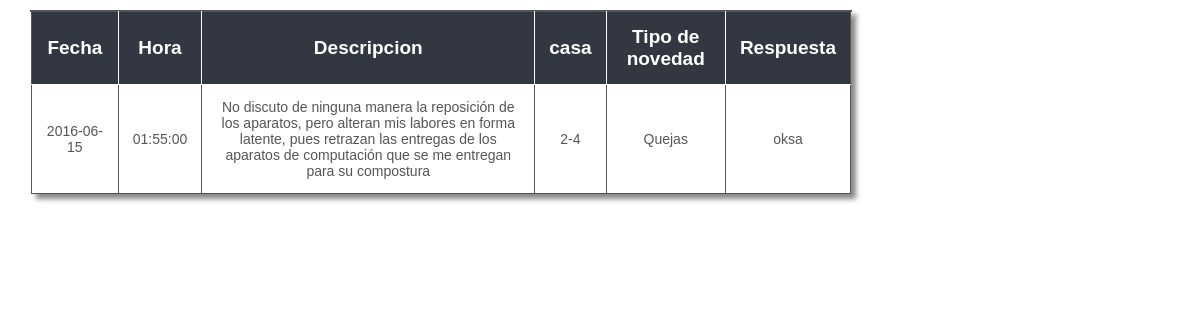
/consultas/consulta_novedades_usuarios.php (signed in), run on the app's committed database.
### tables this page shows
CREATE TABLE `novedades` (
  `id` int(11) NOT NULL,
  `fecha` date NOT NULL,
  `hora` time NOT NULL,
  `descripcion` varchar(200) NOT NULL,
  `id_casa` varchar(5) NOT NULL,
  `id_tiponovedad` int(2) NOT NULL,
  `respuesta` varchar(200) DEFAULT NULL
);

CREATE TABLE `tipo_novedad` (
  `id` int(2) NOT NULL,
  `nombre` varchar(45) NOT NULL
);

### consultas/consulta_novedades_usuarios.php (the view, shortened to what this page needs)
<?php
	require ("../global/conexion.php");
	if (isset($_SESSION['id_usuario'])) {
		$id_usuario = $_SESSION['id_usuario'];
		$consulta_vistas_arrendatario0 = $conexion -> query("SELECT * FROM r_casa_arrendatario WHERE id_arrendatario = '".$id_usuario."'");
		$consulta_vistas_propietarios = $conexion -> query("SELECT * FROM r_casa_propietarios WHERE id_propietarios = '".$id_usuario."'");
		if($respuesta = mysqli_fetch_array($consulta_vistas_propietarios)){
		$id_casa = $respuesta['id_casa'];
		$consulta = $conexion -> query("SELECT * FROM novedades WHERE id_casa = '".$id_casa."'");
		echo $id_casa;
		}elseif ($respuesta = mysqli_fetch_array($consulta_vistas_arrendatario0)) {
			$id_casa = $respuesta['id_casa'];
			$consulta = $conexion -> query("SELECT * FROM novedades WHERE id_casa = '".$id_casa."'");
		}
	}
 ?>
 <!DOCTYPE html>
 <html lang="en">
 <head>
	<link rel="stylesheet" href="../css/css_estilos_tablas.css">
 </head>
 <body>
 	 <div class="Tabla">
	<table class="Tabla">
		<tr>
			<td>Fecha</td>
			<td>Hora</td>
			<td>Descripcion</td>
			<td>casa</td>
			<td>Tipo de novedad</td>
			<td>Respuesta</td>
		</tr>
	</div>
		<tr>
		<?php
	while ($res = mysqli_fetch_row($consulta)) {
		$consulta_tnovedad = $conexion -> query("SELECT * FROM tipo_novedad WHERE id = '".$res[5]."'");
		 if ($respuesta_tn = mysqli_fetch_array($consulta_tnovedad)){
		 	$nombre = $respuesta_tn['nombre'];
		}
	echo "
			<td>$res[1]</td>
			<td>$res[2]</td>
			<td>$res[3]</td>
			<td>$res[4]</td>
			<td>$nombre</td>
			<td>$res[6]</td>
		</tr>
		";
			}
		 ?>
 </body>
 </html>

### css/css_estilos_tablas.css (style rules this page uses)
* { padding: 0px; margin: 0px; outline: none; }
.Tabla { margin: 10px; padding: 0px; width: 820px; box-shadow: 5px 5px 5px #888888; border: 1px solid #545555; margin-left: 2.5%; margin-top: 10px; position: absolute; }
.Tabla table { border-collapse: collapse; border-spacing: 0; width:100%; height:100%; margin:0px;padding:0px; }
.Tabla tr:nth-child(odd) { background-color:#cccccc; }
.Tabla tr:nth-child(even) { background-color:#ffffff; }
.Tabla td { vertical-align:middle; border:1px solid #545555; border-width:0px 1px 1px 0px; text-align:center; padding:14px; font-size:14px; font-family:Arial; font-weight:normal; color:#545555; }
.Tabla tr:last-child td { border-width:0px 1px 0px 0px; }
.Tabla tr td:last-child { border-width:0px 0px 1px 0px; }
.Tabla tr:last-child td:last-child { border-width:0px 0px 0px 0px; }
.Tabla tr:first-child td { background:-o-linear-gradient(bottom, :#333742 5%, :#333742 100%); background:-webkit-gradient( linear, left top, left bottom, color-stop(0.05, :#333742), color-stop(1, :#333742) ); background:-moz-linear-gradient( center top, :#333742 5%, :#333742 100% ); filter:progid:DXImageTransform.Microsoft.gradient(startColorstr=":#333742", endColorstr=":#333742"); background: -o-linear-gradient(top,:#333742,4caf50); background-color:#333742; border:0px solid #fff; text-align:center; border-width:0px 0px 1px 1px; font-size:19px; font-family:Arial; font-weight:bold; color:#ffffff; }
.Tabla tr:first-child td:first-child { border-width:0px 0px 1px 0px; }
.Tabla tr:first-child td:last-child { border-width:0px 0px 1px 1px; }

### data on the page
novedades: fecha "2016-06-15", hora "01:55:00", descripcion "No discuto de ninguna manera la reposición de los aparatos, pero alteran mis labores en forma latente, pues retrazan las entregas de los aparatos de computación que se me entregan para su compostura", id_casa "2-4", tipo_novedad.nombre "Quejas", respuesta "oksa"
